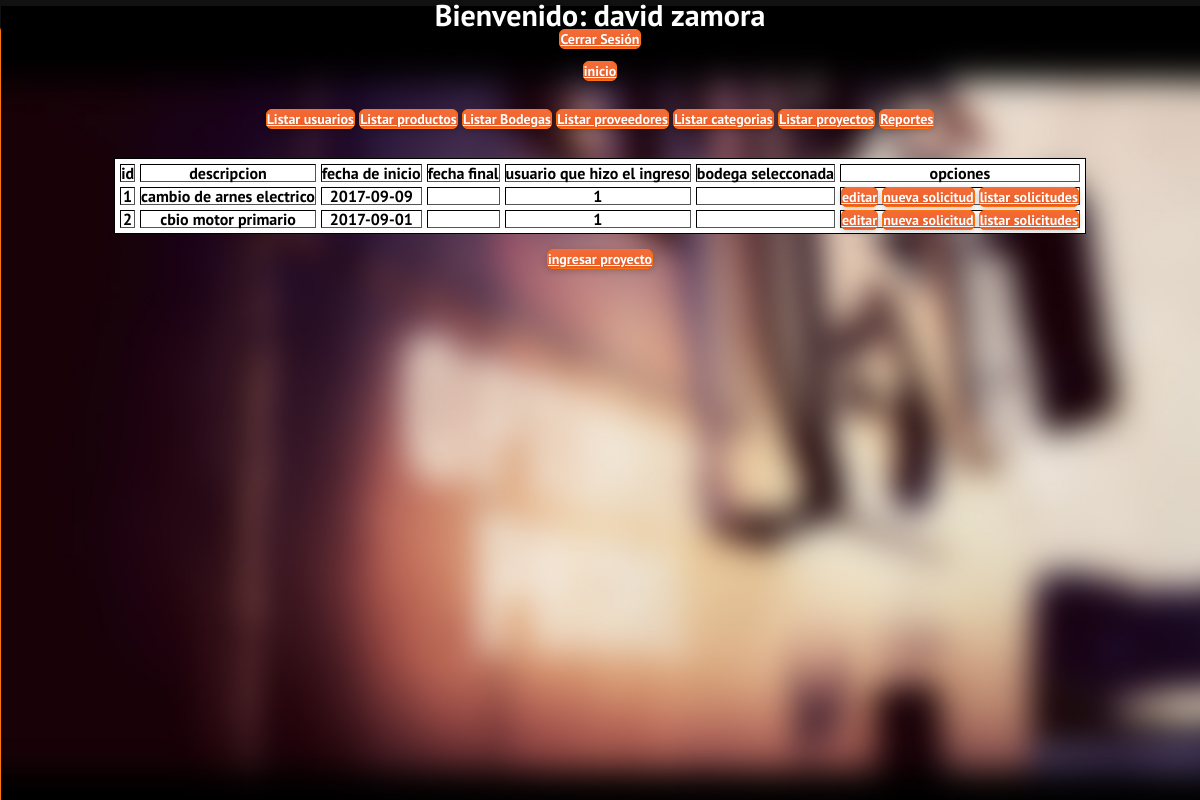
/listarProyectos.php (signed in), run on the app's committed database.
### tables this page shows
CREATE TABLE `proyecto` (
  `id` int(11) NOT NULL AUTO_INCREMENT,
  `descripcion` varchar(100) NOT NULL,
  `fecha_inicio` date NOT NULL,
  `fecha_fin` date DEFAULT NULL,
  `usuario_id` int(11) NOT NULL,
  PRIMARY KEY (`id`),
  KEY `fk_proyecto_usuario1_idx` (`usuario_id`),
  CONSTRAINT `fk_proyecto_usuario1` FOREIGN KEY (`usuario_id`) REFERENCES `usuario` (`id`) ON DELETE NO ACTION ON UPDATE NO ACTION
);

### DAO/ProyectoDAO.php (called while the page is built, shortened)
<?php
	class ProyectoDAO
	{
		function listarProyectos(){
			$con = conexion::getConexion();
			$query = $con->query("SELECT * FROM proyecto")->fetchAll(PDO::FETCH_OBJ);
			return $query;
		}
	}
 ?>

### listarProyectos.php (the view, shortened to what this page needs)
<?php
	require('DAO/ProyectoDAO.php');
	if(isset($_SESSION['rol']) || $_SESSION['rol'] === 1){
		$proyectoDAO = new ProyectoDAO();
		$listaProyectos = $proyectoDAO->listarProyectos();
 ?>
 <!DOCTYPE html>
 <html>
	 <head>
	 	<?php include("template/template.php"); ?>
	 </head>
	 <body>
	 	<table border="1" cellspacing="5" >
	 		<thead>
	 				<th>id</th>
	 				<th>descripcion</th>
	 				<th>fecha de inicio</th>
	 				<th>fecha final</th>
	 				<th>usuario que hizo el ingreso</th>
	 				<th>bodega selecconada</th>
	 				<th>opciones</th>
	 		</thead>
	 		<tbody>
	 			<?php foreach ($listaProyectos as $fila): ?>
	 				<tr>
	 					<th><?php echo $fila->id; ?></th>
	 					<th><?php echo $fila->descripcion; ?></th>
	 					<th><?php echo $fila->fecha_inicio; ?></th>
	 					<th><?php echo $fila->fecha_fin; ?></th>
	 					<th><?php echo $fila->usuario_id; ?></th>
	 					<th><?php echo $fila->bodega_id; ?></th>
	 					<th><a href="editarProyecto.php?idProyecto=<?php echo $fila->id ?>">editar</a>
	 					    <a href="nuevaSolicitud.php?idProyecto=<?php echo $fila->id?>&bodega_id=<?php echo $fila->bodega_id ?>">nueva solicitud</a>
	 					    <a href="listarSolicitudes.php?idProyecto=<?php echo $fila->id?>&bodega_id=<?php echo $fila->bodega_id ?>">listar solicitudes</a></th>
	 				</tr>
	 			<?php endforeach ?>
	 		</tbody>
	 	</table>
	 	<br>
	 	<a class="button" href="crearProyecto.php">ingresar proyecto</a>
	 </body>
 </html>
<?php
		}
?>

### assets/css/supersized.css (style rules this page uses)
* { margin:0; padding:0; }
body { background:#111; height:100%; }

### assets/css/style.css (style rules this page uses)
body { background: #f8f8f8; font-family: 'PT Sans', Helvetica, Arial, sans-serif; text-align: center; color: #fff; }
button, a { cursor: pointer; width: 300px; height: 44px; margin-top: 25px; padding: 0; background: #ef4300; -moz-border-radius: 6px; -webkit-border-radius: 6px; border-radius: 6px; border: 1px solid #ff730e; -moz-box-shadow: 0 15px 30px 0 rgba(255,255,255,.25) inset, 0 2px 7px 0 rgba(0,0,0,.2); -webkit-box-shadow: 0 15px 30px 0 rgba(255,255,255,.25) inset, 0 2px 7px 0 rgba(0,0,0,.2); box-shadow: 0 15px 30px 0 rgba(255,255,255,.25) inset, 0 2px 7px 0 rgba(0,0,0,.2); font-family: 'PT Sans', Helvetica, Arial, sans-serif; font-size: 14px; font-weight: 700; color: #fff; text-shadow: 0 1px 2px rgba(0,0,0,.1); -o-transition: all .2s; -moz-transition: all .2s; -webkit-transition: all .2s; -ms-transition: all .2s; }

### data on the page
proyecto: id "1", descripcion "cambio de arnes electrico", fecha_inicio "2017-09-09", usuario "1"
proyecto: id "2", descripcion "cbio motor primario", fecha_inicio "2017-09-01", usuario "1"
